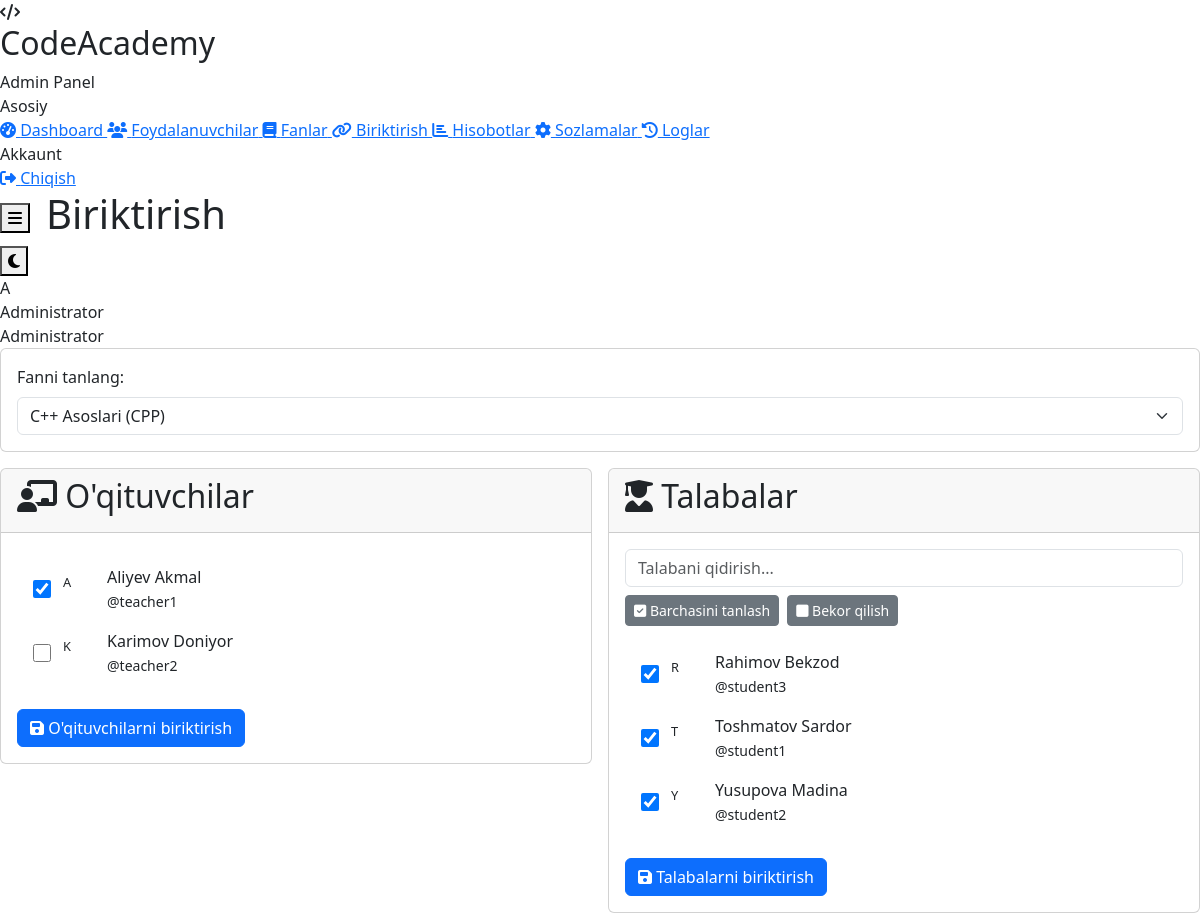
Screenshot of /admin/assignments.php?subject_id=1 (signed in) with the database file from the repository.
### tables this page shows
CREATE TABLE `users` (
    `id` INT UNSIGNED AUTO_INCREMENT PRIMARY KEY,
    `full_name` VARCHAR(150) NOT NULL,
    `username` VARCHAR(50) NOT NULL UNIQUE,
    `email` VARCHAR(100) NOT NULL UNIQUE,
    `password` VARCHAR(255) NOT NULL,
    `role` ENUM('admin', 'teacher', 'student') NOT NULL DEFAULT 'student',
    `avatar` VARCHAR(255) DEFAULT 'default.png',
    `phone` VARCHAR(20) DEFAULT NULL,
    `status` ENUM('active', 'blocked', 'pending') NOT NULL DEFAULT 'active',
    `language` ENUM('uz', 'ru', 'en') NOT NULL DEFAULT 'uz',
    `last_login` TIMESTAMP NULL DEFAULT NULL,
    `created_at` TIMESTAMP DEFAULT CURRENT_TIMESTAMP,
    `updated_at` TIMESTAMP DEFAULT CURRENT_TIMESTAMP ON UPDATE CURRENT_TIMESTAMP,
    INDEX `idx_role` (`role`),
    INDEX `idx_status` (`status`)
);

### includes/auth.php (called while the page is built, shortened)
<?php
require_once __DIR__ . '/db.php';
class Auth {
    public static function isLoggedIn() {
        return true;
    }
    public static function user() {
        return db()->fetchOne("SELECT * FROM users WHERE id = ?", [$_SESSION['user_id']]);
    }
}

### includes/db.php (called while the page is built, shortened)
<?php
class Database {
    private static $instance = null;
    private $pdo;
    private function __construct() {
        try {
            $dsn = "mysql:host=" . DB_HOST . ";dbname=" . DB_NAME . ";charset=" . DB_CHARSET;
            $options = [
                PDO::ATTR_ERRMODE => PDO::ERRMODE_EXCEPTION,
                PDO::ATTR_DEFAULT_FETCH_MODE => PDO::FETCH_ASSOC,
                PDO::ATTR_EMULATE_PREPARES => false,
                PDO::MYSQL_ATTR_INIT_COMMAND => "SET NAMES utf8mb4 COLLATE utf8mb4_unicode_ci"
            ];
            $this->pdo = new PDO($dsn, DB_USER, DB_PASS, $options);
        } catch (PDOException $e) {
            if (DEBUG_MODE) {
                die("Database ulanish xatosi: " . $e->getMessage());
            } else {
                die("Database bilan ulanishda xatolik yuz berdi.");
            }
        }
    }
    public static function getInstance() {
        if (self::$instance === null) {
            self::$instance = new self();
        }
        return self::$instance;
    }
    public function query($sql, $params = []) {
        $stmt = $this->pdo->prepare($sql);
        $stmt->execute($params);
        return $stmt;
    }
    public function fetchOne($sql, $params = []) {
        return $this->query($sql, $params)->fetch();
    }
    public function fetchAll($sql, $params = []) {
        return $this->query($sql, $params)->fetchAll();
    }
}
function db() {
    return Database::getInstance();
}

### includes/functions.php (called while the page is built, shortened)
<?php
function e($string) {
    return htmlspecialchars($string ?? '', ENT_QUOTES, 'UTF-8');
}

### admin/assignments.php (the view, shortened to what this page needs)
<?php
$pageTitle = 'Biriktirish';
require_once __DIR__ . '/../includes/auth.php';
require_once __DIR__ . '/../includes/functions.php';
$selectedSubjectId = (int)($_GET['subject_id'] ?? 0);
$subjects = db()->fetchAll("SELECT * FROM subjects ORDER BY name");
$selectedSubject = null;
$assignedTeachers = [];
$assignedStudents = [];
$allTeachers = [];
$allStudents = [];
if ($selectedSubjectId) {
    $selectedSubject = db()->fetchOne("SELECT * FROM subjects WHERE id = ?", [$selectedSubjectId]);
    if ($selectedSubject) {
        $assignedTeachers = array_column(db()->fetchAll(
            "SELECT teacher_id FROM subject_teachers WHERE subject_id = ?", [$selectedSubjectId]
        ), 'teacher_id');
        $assignedStudents = array_column(db()->fetchAll(
            "SELECT student_id FROM subject_students WHERE subject_id = ?", [$selectedSubjectId]
        ), 'student_id');
        $allTeachers = db()->fetchAll("SELECT id, full_name, username FROM users WHERE role='teacher' AND status='active' ORDER BY full_name");
        $allStudents = db()->fetchAll("SELECT id, full_name, username FROM users WHERE role='student' AND status='active' ORDER BY full_name");
    }
}
require_once __DIR__ . '/../includes/header.php';
?>
<div class="card mb-3">
    <div class="card-body">
        <form method="GET">
            <label class="form-label">Fanni tanlang:</label>
            <div style="display: flex; gap: 0.75rem;">
                <select name="subject_id" class="form-select" onchange="this.form.submit()">
                    <?php foreach ($subjects as $s): ?>
                        <option value="<?= $s['id'] ?>" <?= $selectedSubjectId === (int)$s['id'] ? 'selected' : '' ?>>
                            <?= e($s['name']) ?> (<?= strtoupper($s['programming_language']) ?>)
                        </option>
                    <?php endforeach; ?>
                </select>
            </div>
        </form>
    </div>
</div>
<?php if ($selectedSubject): ?>
    <div class="row g-3">
        <div class="col-md-6">
            <div class="card">
                <div class="card-header">
                    <h2><i class="fas fa-chalkboard-teacher" style="color: var(--success);"></i> O'qituvchilar</h2>
                </div>
                <div class="card-body">
                    <form method="POST">
                        <div style="max-height: 400px; overflow-y: auto; border: 1px solid var(--border); border-radius: var(--radius); padding: 0.5rem;">
                            <?php foreach ($allTeachers as $t): ?>
                                <label style="display: flex; align-items: center; padding: 0.5rem; border-radius: var(--radius); cursor: pointer; transition: var(--transition);"
                                       onmouseover="this.style.background='var(--bg-tertiary)'"
                                       onmouseout="this.style.background='transparent'">
                                    <input type="checkbox" name="teacher_ids[]" value="<?= $t['id'] ?>"
                                           <?= in_array($t['id'], $assignedTeachers) ? 'checked' : '' ?>
                                           style="margin-right: 0.75rem; width: 18px; height: 18px;">
                                    <div class="user-avatar" style="width: 32px; height: 32px; font-size: 0.8rem; margin-right: 0.75rem;">
                                        <?= strtoupper(substr($t['full_name'], 0, 1)) ?>
                                    </div>
                                    <div>
                                        <div style="font-weight: 500;"><?= e($t['full_name']) ?></div>
                                        <small style="color: var(--text-tertiary);">@<?= e($t['username']) ?></small>
                                    </div>
                                </label>
                            <?php endforeach; ?>
                        </div>
                        <button type="submit" class="btn btn-primary btn-block mt-3">
                            <i class="fas fa-save"></i> O'qituvchilarni biriktirish
                        </button>
                    </form>
                </div>
            </div>
        </div>
        <div class="col-md-6">
            <div class="card">
                <div class="card-header">
                    <h2><i class="fas fa-user-graduate" style="color: var(--primary);"></i> Talabalar</h2>
                </div>
                <div class="card-body">
                    <form method="POST">
                        <input type="text" id="studentSearch" class="form-control mb-2"
                               placeholder="Talabani qidirish...">
                        <div style="margin-bottom: 0.5rem; display: flex; gap: 0.5rem;">
                            <button type="button" class="btn btn-sm btn-secondary" onclick="toggleStudents(true)">
                                <i class="fas fa-check-square"></i> Barchasini tanlash
                            </button>
                            <button type="button" class="btn btn-sm btn-secondary" onclick="toggleStudents(false)">
                                <i class="fas fa-square"></i> Bekor qilish
                            </button>
                        </div>
                        <div style="max-height: 350px; overflow-y: auto; border: 1px solid var(--border); border-radius: var(--radius); padding: 0.5rem;" id="studentsList">
                            <?php foreach ($allStudents as $s): ?>
                                <label class="student-item" style="display: flex; align-items: center; padding: 0.5rem; border-radius: var(--radius); cursor: pointer;"
                                       data-name="<?= e(strtolower($s['full_name'] . ' ' . $s['username'])) ?>"
                                       onmouseover="this.style.background='var(--bg-tertiary)'"
                                       onmouseout="this.style.background='transparent'">
                                    <input type="checkbox" name="student_ids[]" value="<?= $s['id'] ?>"
                                           <?= in_array($s['id'], $assignedStudents) ? 'checked' : '' ?>
                                           class="student-checkbox"
                                           style="margin-right: 0.75rem; width: 18px; height: 18px;">
                                    <div class="user-avatar" style="width: 32px; height: 32px; font-size: 0.8rem; margin-right: 0.75rem;">
                                        <?= strtoupper(substr($s['full_name'], 0, 1)) ?>
                                    </div>
                                    <div>
                                        <div style="font-weight: 500;"><?= e($s['full_name']) ?></div>
                                        <small style="color: var(--text-tertiary);">@<?= e($s['username']) ?></small>
                                    </div>
                                </label>
                            <?php endforeach; ?>
                        </div>
                        <button type="submit" class="btn btn-primary btn-block mt-3">
                            <i class="fas fa-save"></i> Talabalarni biriktirish
                        </button>
                    </form>
                </div>
            </div>
        </div>
    </div>
<?php endif; ?>
<?php
require_once __DIR__ . '/../includes/footer.php';
?>

### includes/header.php (shortened to what this page needs)
<?php
require_once __DIR__ . '/auth.php';
require_once __DIR__ . '/functions.php';
$user = Auth::user();
$role = $user['role'];
$currentPage = basename($_SERVER['PHP_SELF']);
$pageTitle = $pageTitle ?? 'Dashboard';
$menus = [
    'admin' => [
        ['url' => 'dashboard.php', 'icon' => 'fa-tachometer-alt', 'title' => 'Dashboard'],
        ['url' => 'users.php', 'icon' => 'fa-users', 'title' => 'Foydalanuvchilar'],
        ['url' => 'subjects.php', 'icon' => 'fa-book', 'title' => 'Fanlar'],
        ['url' => 'assignments.php', 'icon' => 'fa-link', 'title' => 'Biriktirish'],
        ['url' => 'reports.php', 'icon' => 'fa-chart-bar', 'title' => 'Hisobotlar'],
        ['url' => 'settings.php', 'icon' => 'fa-cog', 'title' => 'Sozlamalar'],
        ['url' => 'logs.php', 'icon' => 'fa-history', 'title' => 'Loglar'],
    ],
    'teacher' => [
        ['url' => 'dashboard.php', 'icon' => 'fa-tachometer-alt', 'title' => 'Dashboard'],
        ['url' => 'my_subjects.php', 'icon' => 'fa-book', 'title' => 'Mening fanlarim'],
        ['url' => 'topics.php', 'icon' => 'fa-list-alt', 'title' => 'Mavzular'],
        ['url' => 'questions.php', 'icon' => 'fa-question-circle', 'title' => 'Test savollari'],
        ['url' => 'tasks.php', 'icon' => 'fa-code', 'title' => 'Amaliy masalalar'],
        ['url' => 'monitoring.php', 'icon' => 'fa-eye', 'title' => 'Monitoring'],
        ['url' => 'reports.php', 'icon' => 'fa-chart-bar', 'title' => 'Hisobotlar'],
    ],
    'student' => [
        ['url' => 'dashboard.php', 'icon' => 'fa-tachometer-alt', 'title' => 'Dashboard'],
        ['url' => 'my_subjects.php', 'icon' => 'fa-book', 'title' => 'Mening fanlarim'],
        ['url' => 'grades.php', 'icon' => 'fa-medal', 'title' => 'Mening baholarim'],
        ['url' => 'my_submissions.php', 'icon' => 'fa-code', 'title' => 'Mening yechimlarim'],
        ['url' => 'ai_assistant.php', 'icon' => 'fa-robot', 'title' => 'AI Yordamchi'],
        ['url' => 'profile.php', 'icon' => 'fa-user', 'title' => 'Profil'],
    ]
];
$menu = $menus[$role] ?? [];
?>
<!DOCTYPE html>
<html lang="uz">
<head>
    <link href="https://cdnjs.cloudflare.com/ajax/libs/font-awesome/6.4.0/css/all.min.css" rel="stylesheet">
    <link href="https://cdn.jsdelivr.net/npm/bootstrap@5.3.0/dist/css/bootstrap.min.css" rel="stylesheet">
    <link rel="stylesheet" href="<?= SITE_URL ?>/assets/css/style.css">
</head>
<body>
    <div class="app-layout">
        <aside class="sidebar">
            <div class="sidebar-header">
                <div class="logo-icon">
                    <i class="fas fa-code"></i>
                </div>
                <div>
                    <h2>CodeAcademy</h2>
                    <span><?php
                        echo $role === 'admin' ? 'Admin Panel'
                            : ($role === 'teacher' ? 'O\'qituvchi' : 'Talaba');
                    ?></span>
                </div>
            </div>
            <nav class="sidebar-nav">
                <div class="sidebar-section">Asosiy</div>
                <?php foreach ($menu as $item): ?>
                    <a href="<?= SITE_URL ?>/<?= $role ?>/<?= $item['url'] ?>"
                       class="sidebar-link <?= $currentPage === $item['url'] ? 'active' : '' ?>">
                        <i class="fas <?= $item['icon'] ?>"></i>
                        <span><?= e($item['title']) ?></span>
                    </a>
                <?php endforeach; ?>
                <div class="sidebar-section">Akkaunt</div>
                <a href="<?= SITE_URL ?>/logout.php" class="sidebar-link"
                   data-confirm="Tizimdan chiqmoqchimisiz?">
                    <i class="fas fa-sign-out-alt"></i>
                    <span>Chiqish</span>
                </a>
            </nav>
        </aside>
        <div class="main-content">
            <header class="top-header">
                <div style="display: flex; align-items: center; gap: 1rem;">
                    <button class="menu-toggle">
                        <i class="fas fa-bars"></i>
                    </button>
                    <h1 class="page-title"><?= e($pageTitle) ?></h1>
                </div>
                <div class="header-actions">
                    <button class="theme-toggle" title="Mavzuni o'zgartirish">
                        <i class="fas fa-moon"></i>
                    </button>
                    <div class="user-menu">
                        <div class="user-avatar">
                            <?= strtoupper(substr($user['full_name'], 0, 1)) ?>
                        </div>
                        <div>
                            <div class="user-name"><?= e($user['full_name']) ?></div>
                            <div class="user-role">
                                <?= $role === 'admin' ? 'Administrator'
                                    : ($role === 'teacher' ? 'O\'qituvchi' : 'Talaba') ?>
                            </div>
                        </div>
                    </div>
                </div>
            </header>
            <main class="page-content fade-in">

### includes/footer.php (shortened to what this page needs)
            </main>
        </div>
    </div>
</body>
</html>

### rows the page displays
users: full_name "A", full_name "Administrator"
users: id "☑", full_name "A", full_name "Aliyev Akmal", username "teacher1"
users: full_name "K", full_name "Karimov Doniyor", username "teacher2"
users: id "☑", full_name "R", full_name "Rahimov Bekzod", username "student3"
users: id "☑", full_name "T", full_name "Toshmatov Sardor", username "student1"
users: id "☑", full_name "Y", full_name "Yusupova Madina", username "student2"

### other values shown
$item['title'] "Dashboard"
$item['title'] "Foydalanuvchilar"
$item['title'] "Fanlar"
$item['title'] "Biriktirish"
$item['title'] "Hisobotlar"
$item['title'] "Sozlamalar"
$item['title'] "Loglar"
$pageTitle "Biriktirish"
form field subject_id "C++ Asoslari (CPP)"
